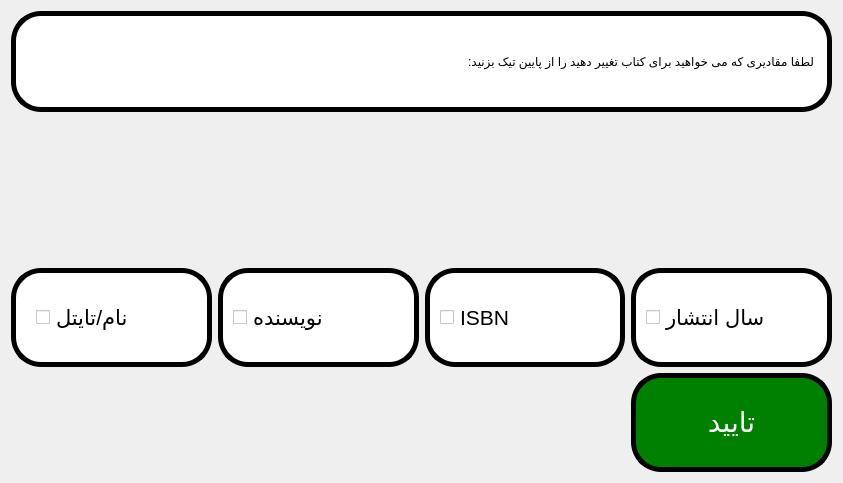
<?xml version="1.0" encoding="UTF-8"?>
<ui version="4.0">
 <class>edit_book</class>
 <widget class="QWidget" name="edit_book">
  <property name="geometry">
   <rect>
    <x>0</x>
    <y>0</y>
    <width>843</width>
    <height>483</height>
   </rect>
  </property>
  <property name="windowTitle">
   <string>edit_book</string>
  </property>
  <layout class="QGridLayout" name="gridLayout_window" rowstretch="2,1,6">
   <item row="0" column="0">
    <layout class="QGridLayout" name="gridLayout_label">
     <item row="0" column="0">
      <widget class="QLabel" name="label">
       <property name="sizePolicy">
        <sizepolicy hsizetype="Expanding" vsizetype="Expanding">
         <horstretch>0</horstretch>
         <verstretch>0</verstretch>
        </sizepolicy>
       </property>
       <property name="styleSheet">
        <string notr="true">background-color: rgb(255, 255, 255);
border-radius: 30px;
border-color: black;
border-width: 5px;
border-style: solid;
padding: 10px;</string>
       </property>
       <property name="text">
        <string>لطفا مقادیری که می خواهید برای کتاب تغییر دهید را از پایین تیک بزنید:</string>
       </property>
      </widget>
     </item>
    </layout>
   </item>
   <item row="2" column="0">
    <layout class="QGridLayout" name="gridLayout_checkBoxes" rowstretch="0,0,0,0,0,0,0" columnstretch="0,0,0,0,0">
     <item row="6" column="4">
      <widget class="QPushButton" name="pushButton_apprive">
       <property name="sizePolicy">
        <sizepolicy hsizetype="Expanding" vsizetype="Expanding">
         <horstretch>0</horstretch>
         <verstretch>0</verstretch>
        </sizepolicy>
       </property>
       <property name="font">
        <font>
         <pointsize>21</pointsize>
        </font>
       </property>
       <property name="cursor">
        <cursorShape>PointingHandCursor</cursorShape>
       </property>
       <property name="styleSheet">
        <string notr="true">background-color:green;
border-color: black;
border-width: 5px;
padding: 10px;
border-style: solid;
border-radius: 30px;
color: rgb(255, 255, 255);</string>
       </property>
       <property name="text">
        <string>تایید</string>
       </property>
      </widget>
     </item>
     <item row="4" column="2">
      <widget class="QCheckBox" name="checkBox_ISBN">
       <property name="sizePolicy">
        <sizepolicy hsizetype="Expanding" vsizetype="Expanding">
         <horstretch>0</horstretch>
         <verstretch>0</verstretch>
        </sizepolicy>
       </property>
       <property name="font">
        <font>
         <pointsize>16</pointsize>
        </font>
       </property>
       <property name="cursor">
        <cursorShape>PointingHandCursor</cursorShape>
       </property>
       <property name="layoutDirection">
        <enum>Qt::LeftToRight</enum>
       </property>
       <property name="styleSheet">
        <string notr="true">background-color: rgb(255, 255, 255);
padding: 10px;
border-color: black;
border-width: 5px;
border-radius: 30px;
border-style: solid;</string>
       </property>
       <property name="text">
        <string>ISBN</string>
       </property>
      </widget>
     </item>
     <item row="4" column="4">
      <widget class="QCheckBox" name="checkBox_year">
       <property name="sizePolicy">
        <sizepolicy hsizetype="Expanding" vsizetype="Expanding">
         <horstretch>0</horstretch>
         <verstretch>0</verstretch>
        </sizepolicy>
       </property>
       <property name="font">
        <font>
         <pointsize>16</pointsize>
        </font>
       </property>
       <property name="cursor">
        <cursorShape>PointingHandCursor</cursorShape>
       </property>
       <property name="styleSheet">
        <string notr="true">background-color: rgb(255, 255, 255);
border-color: black;
border-width: 5px;
padding: 10px;
border-style: solid;
border-radius: 30px;</string>
       </property>
       <property name="text">
        <string>سال انتشار</string>
       </property>
      </widget>
     </item>
     <item row="4" column="1">
      <widget class="QCheckBox" name="checkBox_author">
       <property name="sizePolicy">
        <sizepolicy hsizetype="Expanding" vsizetype="Expanding">
         <horstretch>0</horstretch>
         <verstretch>0</verstretch>
        </sizepolicy>
       </property>
       <property name="font">
        <font>
         <pointsize>16</pointsize>
        </font>
       </property>
       <property name="cursor">
        <cursorShape>PointingHandCursor</cursorShape>
       </property>
       <property name="layoutDirection">
        <enum>Qt::LeftToRight</enum>
       </property>
       <property name="styleSheet">
        <string notr="true">background-color: rgb(255, 255, 255);
border-width: 5px;
border-radius: 30px;
border-color: black;
border-style: solid;
padding: 10px;</string>
       </property>
       <property name="text">
        <string>نویسنده</string>
       </property>
      </widget>
     </item>
     <item row="4" column="0">
      <widget class="QCheckBox" name="checkBox_title">
       <property name="sizePolicy">
        <sizepolicy hsizetype="Expanding" vsizetype="Expanding">
         <horstretch>0</horstretch>
         <verstretch>0</verstretch>
        </sizepolicy>
       </property>
       <property name="font">
        <font>
         <pointsize>16</pointsize>
        </font>
       </property>
       <property name="cursor">
        <cursorShape>PointingHandCursor</cursorShape>
       </property>
       <property name="styleSheet">
        <string notr="true">background-color: rgb(255, 255, 255);
border-color: black;
border-style: solid;
border-width: 5;
border-radius: 30px;
padding: 20px;</string>
       </property>
       <property name="text">
        <string>نام/تایتل</string>
       </property>
       <property name="tristate">
        <bool>false</bool>
       </property>
      </widget>
     </item>
     <item row="0" column="0">
      <spacer name="verticalSpacer">
       <property name="orientation">
        <enum>Qt::Vertical</enum>
       </property>
       <property name="sizeHint" stdset="0">
        <size>
         <width>20</width>
         <height>40</height>
        </size>
       </property>
      </spacer>
     </item>
    </layout>
   </item>
  </layout>
 </widget>
 <resources/>
 <connections/>
</ui>
